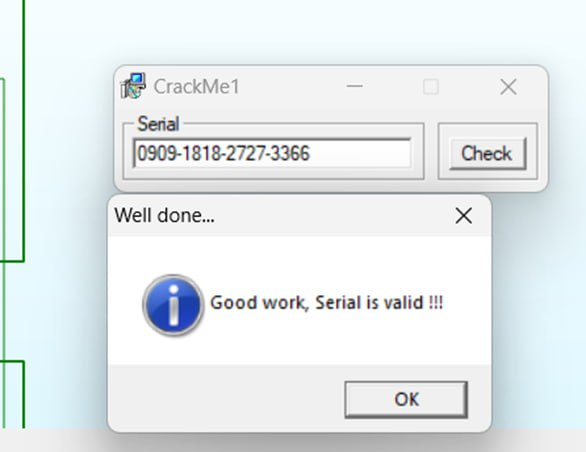
#> input picture images/image2.jpg, 586 x 452 px, found by its file name
$ python main.py
#> lines starting #> are read from the running program, lines starting #| are printed output that depends on the picture; after the words box and inside, x2 and y2 are one past the last pixel; in counts of white or black regions, pixels touching at a corner belong together
import cv2
import pytesseract

# The path to the tesseract executable
pytesseract.pytesseract.tesseract_cmd = r'C:\Program Files\Tesseract-OCR\tesseract.exe'

img: cv2.Mat = cv2.imread("images\image2.jpg")
#> img is the input picture: shape (452, 586, 3); mean B, G, R 237, 235.3, 229.1

# Convert the image to grayscale for better thresholding
gray: cv2.Mat = cv2.cvtColor(img, cv2.COLOR_BGR2GRAY)
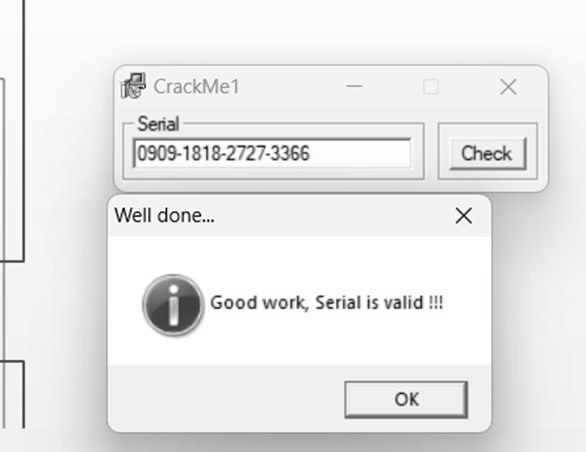
#> gray: shape (452, 586); min 0, max 255, mean 233.7

# Apply Otsu's thresholding and binary inversion to the grayscale image
ret: float
thresh1: cv2.Mat
ret, thresh1 = cv2.threshold(gray, 0, 255, cv2.THRESH_OTSU | cv2.THRESH_BINARY_INV)
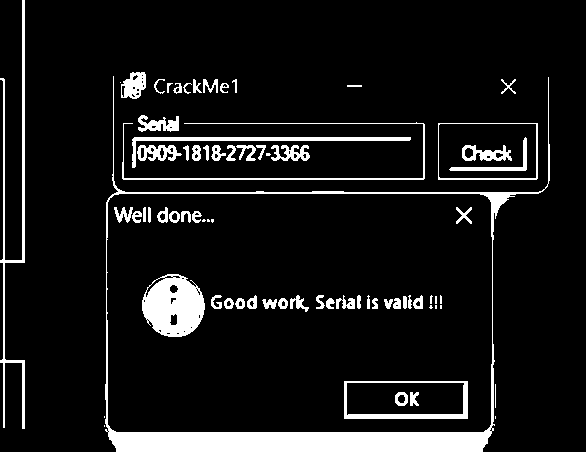
#> thresh1: shape (452, 586); 9.2% white; 74 white regions (14 under 20 px), largest, box (x1, y1, x2, y2) and area: (105, 76, 550, 452) 9888, (142, 274, 205, 337) 2830, (0, 0, 25, 429) 1825
#> ret = 197

# Define a rectangular structuring element for dilation
rect_kernel: cv2.Mat = cv2.getStructuringElement(cv2.MORPH_RECT, (18, 18))

# Apply dilation to the thresholding image to join text regions
dilation: cv2.Mat = cv2.dilate(thresh1, rect_kernel, iterations=1)
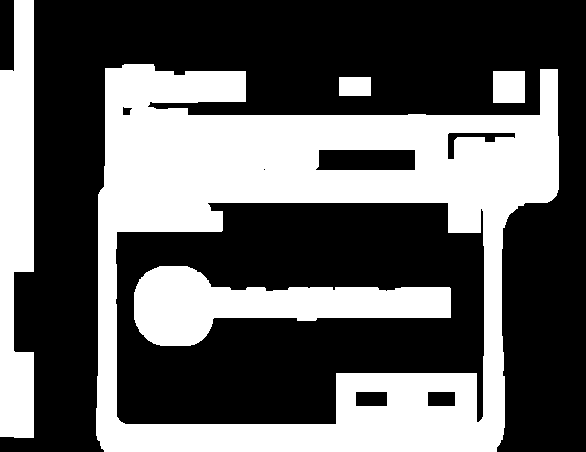
#> dilation: shape (452, 586); 38.2% white; 5 white regions

# Find contours from the dilated image
contours: list
hierarchy: cv2.Mat
contours, hierarchy = cv2.findContours(dilation, cv2.RETR_EXTERNAL, cv2.CHAIN_APPROX_NONE)
#> contours = 4 contours; box (x1, y1, x2, y2) and area: (96, 64, 559, 452) 146472, (0, 0, 34, 438) 11809, (493, 71, 525, 103) 961, (339, 77, 371, 96) 558

# Create a copy of the original image to draw rectangles on detected text
im2: cv2.Mat = img.copy()

# Clear the content of the output file
file: object = open("recognized.txt", "w+")
file.write("")
file.close

# Loop through each detected contour
for cnt in contours:
    # Get the bounding box for each contour
    x: int # X-coordinate of the top-left corner of the bounding box
    y: int # Y-coordinate of the top-left corner of the bounding box
    w: int # Width of the bounding box
    h: int # Height of the bounding box
    x, y, w, h = cv2.boundingRect(cnt)

    # Draw a rectangle around the detected text region
    rect: cv2.Mat = cv2.rectangle(im2, (x, y), (x + w, y + h), (0, 255, 0), 2)

    # Crop the detected text region from the image
    cropped: cv2.Mat = im2[y:y + h, x:x + w]

    # Appent mode
    file = open("recognized.txt", "a")

    # Extract text from the cropped region using Tesseract OCR
#> (the run stopped early here; a loop or call above may not have finished)
